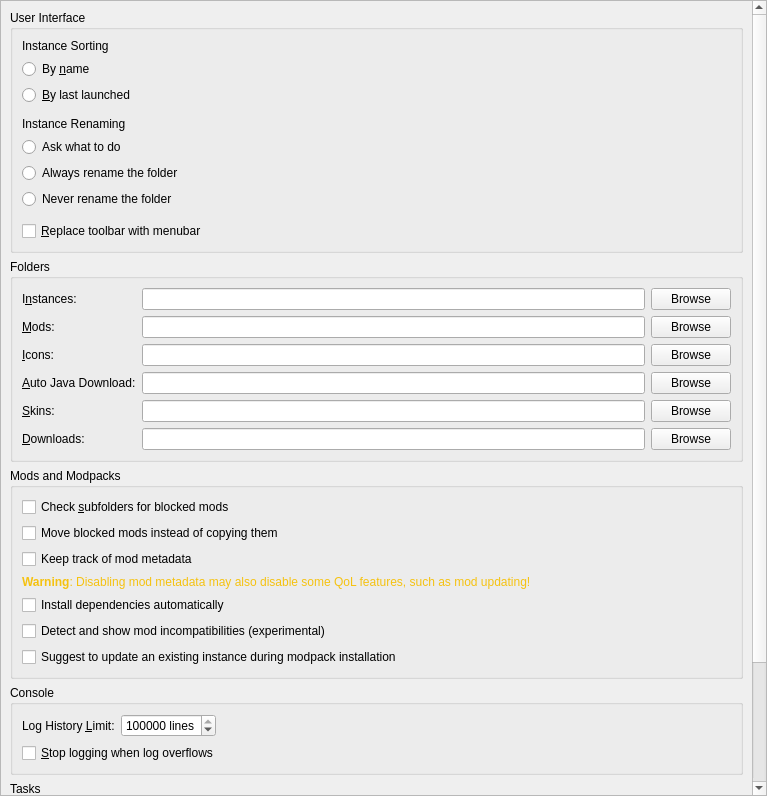
<?xml version="1.0" encoding="UTF-8"?>
<ui version="4.0">
 <class>LauncherPage</class>
 <widget class="QWidget" name="LauncherPage">
  <property name="geometry">
   <rect>
    <x>0</x>
    <y>0</y>
    <width>767</width>
    <height>796</height>
   </rect>
  </property>
  <property name="sizePolicy">
   <sizepolicy hsizetype="MinimumExpanding" vsizetype="MinimumExpanding">
    <horstretch>0</horstretch>
    <verstretch>0</verstretch>
   </sizepolicy>
  </property>
  <layout class="QVBoxLayout" name="verticalLayout">
   <property name="leftMargin">
    <number>0</number>
   </property>
   <property name="topMargin">
    <number>0</number>
   </property>
   <property name="rightMargin">
    <number>0</number>
   </property>
   <property name="bottomMargin">
    <number>0</number>
   </property>
   <item>
    <widget class="QScrollArea" name="scrollArea">
     <property name="horizontalScrollBarPolicy">
      <enum>Qt::ScrollBarPolicy::ScrollBarAsNeeded</enum>
     </property>
     <property name="widgetResizable">
      <bool>true</bool>
     </property>
     <widget class="QWidget" name="scrollAreaWidgetContents">
      <property name="geometry">
       <rect>
        <x>0</x>
        <y>-149</y>
        <width>746</width>
        <height>1222</height>
       </rect>
      </property>
      <layout class="QVBoxLayout" name="verticalLayout_8">
       <item>
        <widget class="QGroupBox" name="userInterfaceBox">
         <property name="enabled">
          <bool>true</bool>
         </property>
         <property name="title">
          <string>User Interface</string>
         </property>
         <layout class="QVBoxLayout" name="verticalLayout_2">
          <item>
           <widget class="QLabel" name="instanceSortingLabel">
            <property name="text">
             <string>Instance Sorting</string>
            </property>
           </widget>
          </item>
          <item>
           <widget class="QRadioButton" name="sortByNameBtn">
            <property name="text">
             <string>By &amp;name</string>
            </property>
            <attribute name="buttonGroup">
             <string notr="true">sortingModeGroup</string>
            </attribute>
           </widget>
          </item>
          <item>
           <widget class="QRadioButton" name="sortLastLaunchedBtn">
            <property name="text">
             <string>&amp;By last launched</string>
            </property>
            <attribute name="buttonGroup">
             <string notr="true">sortingModeGroup</string>
            </attribute>
           </widget>
          </item>
          <item>
           <spacer name="verticalSpacer">
            <property name="orientation">
             <enum>Qt::Orientation::Vertical</enum>
            </property>
            <property name="sizeType">
             <enum>QSizePolicy::Policy::Fixed</enum>
            </property>
            <property name="sizeHint" stdset="0">
             <size>
              <width>0</width>
              <height>6</height>
             </size>
            </property>
           </spacer>
          </item>
          <item>
           <widget class="QLabel" name="renamingBehaviorLabel">
            <property name="text">
             <string>Instance Renaming</string>
            </property>
           </widget>
          </item>
          <item>
           <widget class="QRadioButton" name="askToRenameDirBtn">
            <property name="text">
             <string>Ask what to do</string>
            </property>
            <attribute name="buttonGroup">
             <string notr="true">renamingBehaviorGroup</string>
            </attribute>
           </widget>
          </item>
          <item>
           <widget class="QRadioButton" name="alwaysRenameDirBtn">
            <property name="text">
             <string>Always rename the folder</string>
            </property>
            <attribute name="buttonGroup">
             <string notr="true">renamingBehaviorGroup</string>
            </attribute>
           </widget>
          </item>
          <item>
           <widget class="QRadioButton" name="neverRenameDirBtn">
            <property name="text">
             <string>Never rename the folder</string>
            </property>
            <attribute name="buttonGroup">
             <string notr="true">renamingBehaviorGroup</string>
            </attribute>
           </widget>
          </item>
          <item>
           <spacer name="verticalSpacer_2">
            <property name="orientation">
             <enum>Qt::Orientation::Vertical</enum>
            </property>
            <property name="sizeType">
             <enum>QSizePolicy::Policy::Fixed</enum>
            </property>
            <property name="sizeHint" stdset="0">
             <size>
              <width>0</width>
              <height>6</height>
             </size>
            </property>
           </spacer>
          </item>
          <item>
           <widget class="QCheckBox" name="preferMenuBarCheckBox">
            <property name="toolTip">
             <string>The menubar is more friendly for keyboard-driven interaction.</string>
            </property>
            <property name="text">
             <string>&amp;Replace toolbar with menubar</string>
            </property>
           </widget>
          </item>
         </layout>
        </widget>
       </item>
       <item>
        <widget class="QGroupBox" name="foldersBox">
         <property name="title">
          <string>Folders</string>
         </property>
         <layout class="QGridLayout" name="gridLayout">
          <item row="4" column="1">
           <widget class="QLineEdit" name="skinsDirTextBox"/>
          </item>
          <item row="4" column="2">
           <widget class="QPushButton" name="skinsDirBrowseBtn">
            <property name="text">
             <string>Browse</string>
            </property>
           </widget>
          </item>
          <item row="3" column="0">
           <widget class="QLabel" name="labelJavaDir">
            <property name="text">
             <string>&amp;Auto Java Download:</string>
            </property>
            <property name="toolTip">
             <string>Folder where Spectra stores automatically downloaded Java versions. Do NOT set this to your system Java installation.</string>
            </property>
            <property name="buddy">
             <cstring>javaDirTextBox</cstring>
            </property>
           </widget>
          </item>
          <item row="2" column="2">
           <widget class="QPushButton" name="iconsDirBrowseBtn">
            <property name="text">
             <string>Browse</string>
            </property>
           </widget>
          </item>
          <item row="4" column="0">
           <widget class="QLabel" name="labelSkinsDir">
            <property name="text">
             <string>&amp;Skins:</string>
            </property>
            <property name="buddy">
             <cstring>skinsDirTextBox</cstring>
            </property>
           </widget>
          </item>
          <item row="1" column="0">
           <widget class="QLabel" name="labelModsDir">
            <property name="text">
             <string>&amp;Mods:</string>
            </property>
            <property name="buddy">
             <cstring>modsDirTextBox</cstring>
            </property>
           </widget>
          </item>
          <item row="3" column="2">
           <widget class="QPushButton" name="javaDirBrowseBtn">
            <property name="text">
             <string>Browse</string>
            </property>
           </widget>
          </item>
          <item row="5" column="0">
           <widget class="QLabel" name="labelDownloadsDir">
            <property name="text">
             <string>&amp;Downloads:</string>
            </property>
            <property name="buddy">
             <cstring>downloadsDirTextBox</cstring>
            </property>
           </widget>
          </item>
          <item row="5" column="1">
           <widget class="QLineEdit" name="downloadsDirTextBox"/>
          </item>
          <item row="1" column="1">
           <widget class="QLineEdit" name="modsDirTextBox"/>
          </item>
          <item row="0" column="0">
           <widget class="QLabel" name="labelInstDir">
            <property name="text">
             <string>I&amp;nstances:</string>
            </property>
            <property name="buddy">
             <cstring>instDirTextBox</cstring>
            </property>
           </widget>
          </item>
          <item row="0" column="2">
           <widget class="QPushButton" name="instDirBrowseBtn">
            <property name="text">
             <string>Browse</string>
            </property>
           </widget>
          </item>
          <item row="5" column="2">
           <widget class="QPushButton" name="downloadsDirBrowseBtn">
            <property name="text">
             <string>Browse</string>
            </property>
           </widget>
          </item>
          <item row="0" column="1">
           <widget class="QLineEdit" name="instDirTextBox"/>
          </item>
          <item row="1" column="2">
           <widget class="QPushButton" name="modsDirBrowseBtn">
            <property name="text">
             <string>Browse</string>
            </property>
           </widget>
          </item>
          <item row="3" column="1">
           <widget class="QLineEdit" name="javaDirTextBox"/>
          </item>
          <item row="2" column="1">
           <widget class="QLineEdit" name="iconsDirTextBox"/>
          </item>
          <item row="2" column="0">
           <widget class="QLabel" name="labelIconsDir">
            <property name="text">
             <string>&amp;Icons:</string>
            </property>
            <property name="buddy">
             <cstring>iconsDirTextBox</cstring>
            </property>
           </widget>
          </item>
         </layout>
        </widget>
       </item>
       <item>
        <widget class="QGroupBox" name="modsBox">
         <property name="title">
          <string>Mods and Modpacks</string>
         </property>
         <layout class="QVBoxLayout" name="verticalLayout_4">
          <item>
           <widget class="QCheckBox" name="downloadsDirWatchRecursiveCheckBox">
            <property name="toolTip">
             <string>When enabled, in addition to the downloads folder, its sub folders will also be searched when looking for resources (e.g. when looking for blocked mods on CurseForge).</string>
            </property>
            <property name="text">
             <string>Check &amp;subfolders for blocked mods</string>
            </property>
           </widget>
          </item>
          <item>
           <widget class="QCheckBox" name="downloadsDirMoveCheckBox">
            <property name="toolTip">
             <string>When enabled, it will move blocked resources instead of copying them.</string>
            </property>
            <property name="text">
             <string>Move blocked mods instead of copying them</string>
            </property>
           </widget>
          </item>
          <item>
           <widget class="QCheckBox" name="metadataEnableBtn">
            <property name="toolTip">
             <string>Store version information provided by mod providers (like Modrinth or CurseForge) for mods.</string>
            </property>
            <property name="text">
             <string>Keep track of mod metadata</string>
            </property>
           </widget>
          </item>
          <item>
           <widget class="QLabel" name="metadataWarningLabel">
            <property name="text">
             <string>&lt;html&gt;&lt;head/&gt;&lt;body&gt;&lt;p&gt;&lt;span style=&quot; font-weight:600; color:#f5c211;&quot;&gt;Warning&lt;/span&gt;&lt;span style=&quot; color:#f5c211;&quot;&gt;: Disabling mod metadata may also disable some QoL features, such as mod updating!&lt;/span&gt;&lt;/p&gt;&lt;/body&gt;&lt;/html&gt;</string>
            </property>
            <property name="wordWrap">
             <bool>true</bool>
            </property>
           </widget>
          </item>
          <item>
           <widget class="QCheckBox" name="dependenciesEnableBtn">
            <property name="toolTip">
             <string>Automatically detect, install, and update mod dependencies.</string>
            </property>
            <property name="text">
             <string>Install dependencies automatically</string>
            </property>
           </widget>
          </item>
          <item>
           <widget class="QCheckBox" name="showModIncompatCheckBox">
            <property name="toolTip">
             <string>Currently this just shows mods which are not marked as compatible with the current Minecraft version.</string>
            </property>
            <property name="text">
             <string>Detect and show mod incompatibilities (experimental)</string>
            </property>
           </widget>
          </item>
          <item>
           <widget class="QCheckBox" name="modpackUpdatePromptBtn">
            <property name="toolTip">
             <string>When creating a new modpack instance, suggest updating an existing instance instead.</string>
            </property>
            <property name="text">
             <string>Suggest to update an existing instance during modpack installation</string>
            </property>
           </widget>
          </item>
         </layout>
        </widget>
       </item>
       <item>
        <widget class="QGroupBox" name="groupBox_2">
         <property name="title">
          <string>Console</string>
         </property>
         <layout class="QFormLayout" name="formLayout">
          <property name="labelAlignment">
           <set>Qt::AlignmentFlag::AlignLeading|Qt::AlignmentFlag::AlignLeft|Qt::AlignmentFlag::AlignVCenter</set>
          </property>
          <item row="0" column="0">
           <widget class="QLabel" name="lineLimitLabel">
            <property name="sizePolicy">
             <sizepolicy hsizetype="Maximum" vsizetype="Preferred">
              <horstretch>0</horstretch>
              <verstretch>0</verstretch>
             </sizepolicy>
            </property>
            <property name="text">
             <string>Log History &amp;Limit:</string>
            </property>
            <property name="buddy">
             <cstring>lineLimitSpinBox</cstring>
            </property>
           </widget>
          </item>
          <item row="0" column="1">
           <widget class="QSpinBox" name="lineLimitSpinBox">
            <property name="sizePolicy">
             <sizepolicy hsizetype="Maximum" vsizetype="Fixed">
              <horstretch>0</horstretch>
              <verstretch>0</verstretch>
             </sizepolicy>
            </property>
            <property name="suffix">
             <string> lines</string>
            </property>
            <property name="minimum">
             <number>10000</number>
            </property>
            <property name="maximum">
             <number>1000000</number>
            </property>
            <property name="singleStep">
             <number>10000</number>
            </property>
            <property name="value">
             <number>100000</number>
            </property>
           </widget>
          </item>
          <item row="1" column="0" colspan="2">
           <widget class="QCheckBox" name="checkStopLogging">
            <property name="text">
             <string>&amp;Stop logging when log overflows</string>
            </property>
           </widget>
          </item>
         </layout>
        </widget>
       </item>
       <item>
        <widget class="QGroupBox" name="tasksBox">
         <property name="title">
          <string>Tasks</string>
         </property>
         <layout class="QGridLayout" name="gridLayout_3">
          <item row="2" column="1">
           <widget class="QSpinBox" name="numberOfManualRetriesSpinBox">
            <property name="sizePolicy">
             <sizepolicy hsizetype="Maximum" vsizetype="Fixed">
              <horstretch>0</horstretch>
              <verstretch>0</verstretch>
             </sizepolicy>
            </property>
            <property name="minimumSize">
             <size>
              <width>60</width>
              <height>0</height>
             </size>
            </property>
            <property name="minimum">
             <number>0</number>
            </property>
           </widget>
          </item>
          <item row="1" column="1">
           <widget class="QSpinBox" name="numberOfConcurrentDownloadsSpinBox">
            <property name="sizePolicy">
             <sizepolicy hsizetype="Maximum" vsizetype="Fixed">
              <horstretch>0</horstretch>
              <verstretch>0</verstretch>
             </sizepolicy>
            </property>
            <property name="minimumSize">
             <size>
              <width>60</width>
              <height>0</height>
             </size>
            </property>
            <property name="minimum">
             <number>1</number>
            </property>
           </widget>
          </item>
          <item row="3" column="1">
           <widget class="QSpinBox" name="timeoutSecondsSpinBox">
            <property name="sizePolicy">
             <sizepolicy hsizetype="Maximum" vsizetype="Fixed">
              <horstretch>0</horstretch>
              <verstretch>0</verstretch>
             </sizepolicy>
            </property>
            <property name="minimumSize">
             <size>
              <width>60</width>
              <height>0</height>
             </size>
            </property>
            <property name="suffix">
             <string>s</string>
            </property>
           </widget>
          </item>
          <item row="2" column="0">
           <widget class="QLabel" name="numberOfManualRetriesLabel">
            <property name="text">
             <string>Retry Limit:</string>
            </property>
           </widget>
          </item>
          <item row="1" column="0">
           <widget class="QLabel" name="numberOfConcurrentDownloadsLabel">
            <property name="text">
             <string>Concurrent Download Limit:</string>
            </property>
           </widget>
          </item>
          <item row="3" column="0">
           <widget class="QLabel" name="timeoutSecondsLabel">
            <property name="toolTip">
             <string>Seconds to wait until the requests are terminated</string>
            </property>
            <property name="text">
             <string>HTTP Timeout:</string>
            </property>
           </widget>
          </item>
          <item row="0" column="1">
           <widget class="QSpinBox" name="numberOfConcurrentTasksSpinBox">
            <property name="sizePolicy">
             <sizepolicy hsizetype="Maximum" vsizetype="Fixed">
              <horstretch>0</horstretch>
              <verstretch>0</verstretch>
             </sizepolicy>
            </property>
            <property name="minimumSize">
             <size>
              <width>60</width>
              <height>0</height>
             </size>
            </property>
            <property name="minimum">
             <number>1</number>
            </property>
           </widget>
          </item>
          <item row="0" column="0">
           <widget class="QLabel" name="numberOfConcurrentTasksLabel">
            <property name="text">
             <string>Concurrent Task Limit:</string>
            </property>
           </widget>
          </item>
          <item row="0" column="2">
           <spacer name="horizontalSpacer_2">
            <property name="orientation">
             <enum>Qt::Orientation::Horizontal</enum>
            </property>
            <property name="sizeHint" stdset="0">
             <size>
              <width>0</width>
              <height>0</height>
             </size>
            </property>
           </spacer>
          </item>
         </layout>
        </widget>
       </item>
       <item>
        <spacer name="verticalSpacer_FeaturesTab">
         <property name="orientation">
          <enum>Qt::Orientation::Vertical</enum>
         </property>
         <property name="sizeHint" stdset="0">
          <size>
           <width>0</width>
           <height>0</height>
          </size>
         </property>
        </spacer>
       </item>
      </layout>
     </widget>
    </widget>
   </item>
  </layout>
 </widget>
 <tabstops>
  <tabstop>scrollArea</tabstop>
  <tabstop>sortByNameBtn</tabstop>
  <tabstop>sortLastLaunchedBtn</tabstop>
  <tabstop>askToRenameDirBtn</tabstop>
  <tabstop>alwaysRenameDirBtn</tabstop>
  <tabstop>neverRenameDirBtn</tabstop>
  <tabstop>preferMenuBarCheckBox</tabstop>
  <tabstop>instDirTextBox</tabstop>
  <tabstop>instDirBrowseBtn</tabstop>
  <tabstop>modsDirTextBox</tabstop>
  <tabstop>modsDirBrowseBtn</tabstop>
  <tabstop>iconsDirTextBox</tabstop>
  <tabstop>iconsDirBrowseBtn</tabstop>
  <tabstop>javaDirTextBox</tabstop>
  <tabstop>javaDirBrowseBtn</tabstop>
  <tabstop>skinsDirTextBox</tabstop>
  <tabstop>skinsDirBrowseBtn</tabstop>
  <tabstop>downloadsDirTextBox</tabstop>
  <tabstop>downloadsDirBrowseBtn</tabstop>
  <tabstop>downloadsDirWatchRecursiveCheckBox</tabstop>
  <tabstop>downloadsDirMoveCheckBox</tabstop>
  <tabstop>metadataEnableBtn</tabstop>
  <tabstop>dependenciesEnableBtn</tabstop>
  <tabstop>showModIncompatCheckBox</tabstop>
  <tabstop>modpackUpdatePromptBtn</tabstop>
  <tabstop>downloadGameFilesBtn</tabstop>
  <tabstop>lineLimitSpinBox</tabstop>
  <tabstop>checkStopLogging</tabstop>
  <tabstop>numberOfConcurrentTasksSpinBox</tabstop>
  <tabstop>numberOfConcurrentDownloadsSpinBox</tabstop>
  <tabstop>numberOfManualRetriesSpinBox</tabstop>
  <tabstop>timeoutSecondsSpinBox</tabstop>
 </tabstops>
 <resources/>
 <connections/>
 <buttongroups>
  <buttongroup name="renamingBehaviorGroup"/>
  <buttongroup name="sortingModeGroup"/>
 </buttongroups>
</ui>
